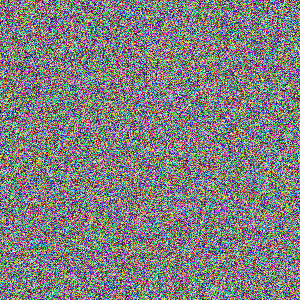
#> input picture adversarial/dataset/patches/noise.png, 300 x 300 px
$ python frequency.py ../../adversarial/dataset/patches/noise.png
#> lines starting #> are read from the running program, lines starting #| are printed output that depends on the picture
"""
Group 4: Frequency (2 features)
----------------------------------
total_frequency_energy, high_freq_ratio

Computed from the 2D FFT magnitude spectrum. LSB and scattered payloads
inject energy into high spatial frequencies that isn't explained by the
document's natural structure (text edges, table lines), so the ratio of
high- to total-frequency energy is a useful, resolution-independent signal.
"""
import numpy as np
from PIL import Image


def _load_grayscale(image_path_or_array):
    if isinstance(image_path_or_array, str):
        img = Image.open(image_path_or_array).convert("L")
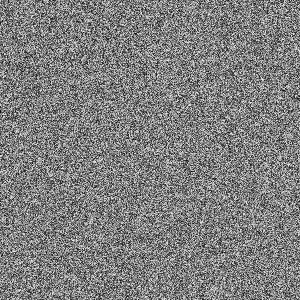
#> img: PIL image 300x300 L; min 2, max 252, mean 127.3
        return np.array(img, dtype=np.float64)
    arr = np.asarray(image_path_or_array)
    if arr.ndim == 3:
        arr = (0.2989 * arr[..., 0] + 0.5870 * arr[..., 1] + 0.1140 * arr[..., 2])
    return arr.astype(np.float64)


def _magnitude_spectrum(gray: np.ndarray) -> np.ndarray:
    f = np.fft.fft2(gray)
    fshift = np.fft.fftshift(f)
    return np.abs(fshift)
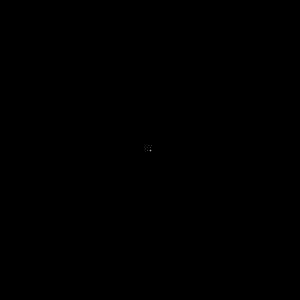
#> returned value: shape (300, 300) float64; min 36.47, max 11455739, mean 13253.6; drawn with min black and max white


def total_frequency_energy(magnitude: np.ndarray) -> float:
    """Sum of squared magnitudes across the whole spectrum (Parseval energy)."""
    return float(np.sum(magnitude.astype(np.float64) ** 2))


def high_freq_ratio(magnitude: np.ndarray, radius_frac: float = 0.25) -> float:
    """
    Fraction of total spectral energy lying outside a low-frequency disk
    centered on the DC component. radius_frac is the disk radius as a
    fraction of the smaller image dimension's half-width.
    """
#> called with radius_frac = 0.25
    h, w = magnitude.shape
#> h = 300; w = 300
    cy, cx = h // 2, w // 2
#> cy = 150; cx = 150
    yy, xx = np.ogrid[:h, :w]
#> yy = 300 values from 0 to 299
    radius = radius_frac * min(cy, cx)
#> radius = 37.5
    dist = np.sqrt((yy - cy) ** 2 + (xx - cx) ** 2)
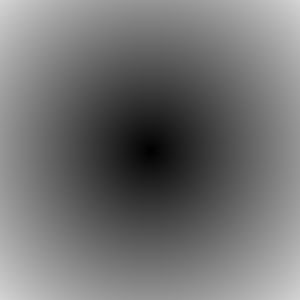
#> dist: shape (300, 300) float64; min 0, max 212.1, mean 114.8

    energy = magnitude.astype(np.float64) ** 2
    total = np.sum(energy)
#> total = 1.51e+14
    if total == 0:
        return 0.0
    high_freq_energy = np.sum(energy[dist > radius])
#> high_freq_energy = 1.87e+13
    return float(high_freq_energy / total)


def extract_frequency_features(image_path_or_array) -> np.ndarray:
    """Returns [total_frequency_energy, high_freq_ratio], in frozen order."""
    gray = _load_grayscale(image_path_or_array)
    magnitude = _magnitude_spectrum(gray)
    return np.array(
        [total_frequency_energy(magnitude), high_freq_ratio(magnitude)],
        dtype=np.float64,
    )


if __name__ == "__main__":
    import sys
    if len(sys.argv) > 1:
        print(extract_frequency_features(sys.argv[1]))
